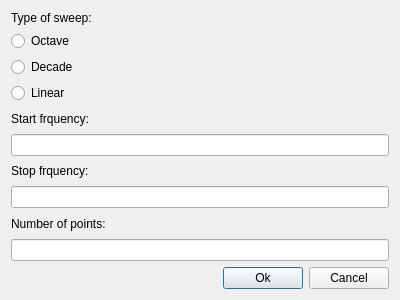
<?xml version="1.0" encoding="UTF-8"?>
<ui version="4.0">
 <class>ACDialog</class>
 <widget class="QDialog" name="ACDialog">
  <property name="geometry">
   <rect>
    <x>0</x>
    <y>0</y>
    <width>400</width>
    <height>300</height>
   </rect>
  </property>
  <property name="windowTitle">
   <string>Dialog</string>
  </property>
  <layout class="QVBoxLayout" name="verticalLayout_5">
   <item>
    <layout class="QVBoxLayout" name="verticalLayout">
     <item>
      <widget class="QLabel" name="label_4">
       <property name="text">
        <string>Type of sweep:</string>
       </property>
      </widget>
     </item>
     <item>
      <widget class="QRadioButton" name="octave">
       <property name="text">
        <string>Octave</string>
       </property>
      </widget>
     </item>
     <item>
      <widget class="QRadioButton" name="decade">
       <property name="text">
        <string>Decade</string>
       </property>
      </widget>
     </item>
     <item>
      <widget class="QRadioButton" name="linear">
       <property name="text">
        <string>Linear</string>
       </property>
      </widget>
     </item>
    </layout>
   </item>
   <item>
    <layout class="QVBoxLayout" name="verticalLayout_2">
     <item>
      <widget class="QLabel" name="label_2">
       <property name="text">
        <string>Start frquency:</string>
       </property>
      </widget>
     </item>
     <item>
      <widget class="QLineEdit" name="istartFreq"/>
     </item>
    </layout>
   </item>
   <item>
    <layout class="QVBoxLayout" name="verticalLayout_3">
     <item>
      <widget class="QLabel" name="label_3">
       <property name="text">
        <string>Stop frquency:</string>
       </property>
      </widget>
     </item>
     <item>
      <widget class="QLineEdit" name="istopFreq"/>
     </item>
    </layout>
   </item>
   <item>
    <layout class="QVBoxLayout" name="verticalLayout_4">
     <item>
      <widget class="QLabel" name="label">
       <property name="text">
        <string>Number of points:</string>
       </property>
      </widget>
     </item>
     <item>
      <widget class="QLineEdit" name="inumOfPts"/>
     </item>
    </layout>
   </item>
   <item>
    <layout class="QHBoxLayout" name="horizontalLayout">
     <item>
      <spacer name="horizontalSpacer">
       <property name="orientation">
        <enum>Qt::Horizontal</enum>
       </property>
       <property name="sizeType">
        <enum>QSizePolicy::Expanding</enum>
       </property>
       <property name="sizeHint" stdset="0">
        <size>
         <width>385</width>
         <height>20</height>
        </size>
       </property>
      </spacer>
     </item>
     <item>
      <widget class="QPushButton" name="okButton">
       <property name="text">
        <string>Ok</string>
       </property>
      </widget>
     </item>
     <item>
      <widget class="QPushButton" name="cancelButton">
       <property name="text">
        <string>Cancel</string>
       </property>
      </widget>
     </item>
    </layout>
   </item>
  </layout>
 </widget>
 <resources/>
 <connections/>
</ui>
